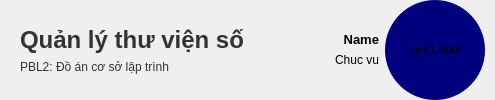
     <widget class="QWidget" name="horizontalWidget_2" native="true">
      <property name="maximumSize">
       <size>
        <width>16777215</width>
        <height>100</height>
       </size>
      </property>
      <property name="styleSheet">
       <string notr="true"/>
      </property>
      <layout class="QHBoxLayout" name="horizontalLayout">
       <property name="topMargin">
        <number>0</number>
       </property>
       <property name="rightMargin">
        <number>10</number>
       </property>
       <property name="bottomMargin">
        <number>0</number>
       </property>
       <item>
        <widget class="QWidget" name="verticalWidget" native="true">
         <property name="styleSheet">
          <string notr="true">color: rgb(51, 51, 51);</string>
         </property>
         <layout class="QVBoxLayout" name="verticalLayout_40">
          <item>
           <spacer name="verticalSpacer_6">
            <property name="orientation">
             <enum>Qt::Orientation::Vertical</enum>
            </property>
            <property name="sizeHint" stdset="0">
             <size>
              <width>20</width>
              <height>40</height>
             </size>
            </property>
           </spacer>
          </item>
          <item>
           <widget class="QLabel" name="label">
            <property name="font">
             <font>
              <pointsize>18</pointsize>
              <bold>true</bold>
             </font>
            </property>
            <property name="text">
             <string>Quản lý thư viện số</string>
            </property>
           </widget>
          </item>
          <item>
           <widget class="QLabel" name="label_2">
            <property name="styleSheet">
             <string notr="true">color: rgb(51, 51, 51);</string>
            </property>
            <property name="text">
             <string>PBL2: Đồ án cơ sở lập trình</string>
            </property>
           </widget>
          </item>
          <item>
           <spacer name="verticalSpacer_7">
            <property name="orientation">
             <enum>Qt::Orientation::Vertical</enum>
            </property>
            <property name="sizeHint" stdset="0">
             <size>
              <width>20</width>
              <height>40</height>
             </size>
            </property>
           </spacer>
          </item>
         </layout>
        </widget>
       </item>
       <item>
        <spacer name="horizontalSpacer">
         <property name="orientation">
          <enum>Qt::Orientation::Horizontal</enum>
         </property>
         <property name="sizeHint" stdset="0">
          <size>
           <width>40</width>
           <height>20</height>
          </size>
         </property>
        </spacer>
       </item>
       <item>
        <widget class="QLabel" name="label_4">
         <property name="minimumSize">
          <size>
           <width>30</width>
           <height>0</height>
          </size>
         </property>
         <property name="text">
          <string/>
         </property>
        </widget>
       </item>
       <item>
        <layout class="QVBoxLayout" name="verticalLayout_2">
         <item>
          <spacer name="verticalSpacer">
           <property name="orientation">
            <enum>Qt::Orientation::Vertical</enum>
           </property>
           <property name="sizeHint" stdset="0">
            <size>
             <width>20</width>
             <height>40</height>
            </size>
           </property>
          </spacer>
         </item>
         <item>
          <widget class="QLabel" name="name">
           <property name="maximumSize">
            <size>
             <width>200</width>
             <height>200</height>
            </size>
           </property>
           <property name="font">
            <font>
             <pointsize>10</pointsize>
             <bold>true</bold>
            </font>
           </property>
           <property name="styleSheet">
            <string notr="true">color: rgb(0, 0, 0);</string>
           </property>
           <property name="text">
            <string>Name</string>
           </property>
           <property name="alignment">
            <set>Qt::AlignmentFlag::AlignRight|Qt::AlignmentFlag::AlignTrailing|Qt::AlignmentFlag::AlignVCenter</set>
           </property>
          </widget>
         </item>
         <item>
          <widget class="QLabel" name="chuc_vu">
           <property name="maximumSize">
            <size>
             <width>200</width>
             <height>16777215</height>
            </size>
           </property>
           <property name="styleSheet">
            <string notr="true">color: rgb(0, 0, 0);</string>
           </property>
           <property name="text">
            <string>Chuc vu</string>
           </property>
           <property name="alignment">
            <set>Qt::AlignmentFlag::AlignRight|Qt::AlignmentFlag::AlignTrailing|Qt::AlignmentFlag::AlignVCenter</set>
           </property>
          </widget>
         </item>
         <item>
          <spacer name="verticalSpacer_2">
           <property name="orientation">
            <enum>Qt::Orientation::Vertical</enum>
           </property>
           <property name="sizeHint" stdset="0">
            <size>
             <width>20</width>
             <height>40</height>
            </size>
           </property>
          </spacer>
         </item>
        </layout>
       </item>
       <item>
        <widget class="QLabel" name="anh_dai_dien">
         <property name="minimumSize">
          <size>
           <width>100</width>
           <height>100</height>
          </size>
         </property>
         <property name="maximumSize">
          <size>
           <width>100</width>
           <height>100</height>
          </size>
         </property>
         <property name="styleSheet">
          <string notr="true">background-color: rgb(0, 0, 127);
border-radius: 50px;</string>
         </property>
         <property name="text">
          <string>TextLabel</string>
         </property>
         <property name="alignment">
          <set>Qt::AlignmentFlag::AlignCenter</set>
         </property>
        </widget>
       </item>
      </layout>
     </widget>
